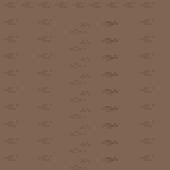

This is a level from a 2D game, rendered from its Tiled map with the project's own tilesets. A one-line summary and the complete map file follow:
An orthogonal 10x10 tile map with 17x17 px tiles, 1 tile layer (Tile Layer 1).

<map version="1.5" tiledversion="1.7.2" orientation="orthogonal" renderorder="right-down" width="10" height="10" tilewidth="17" tileheight="17" infinite="0" nextlayerid="2" nextobjectid="1">
 <tileset firstgid="1" name="3" tilewidth="17" tileheight="17" tilecount="450" columns="15">
  <image source="3.png" trans="ff00ff" width="256" height="512" />
 </tileset>
 <layer id="1" name="Tile Layer 1" width="10" height="10">
  <data encoding="csv">
63,63,63,63,63,63,63,63,63,64,
63,64,63,64,65,66,67,62,63,64,
63,64,63,64,65,66,67,62,63,64,
63,64,63,64,65,66,67,62,63,64,
63,64,63,64,65,66,67,62,63,64,
63,64,63,64,65,66,67,62,63,64,
63,64,63,64,65,66,67,62,63,64,
63,64,63,64,65,66,67,62,63,64,
63,64,63,64,65,66,67,62,63,64,
63,64,63,64,65,66,67,62,63,64
</data>
 </layer>
</map>
